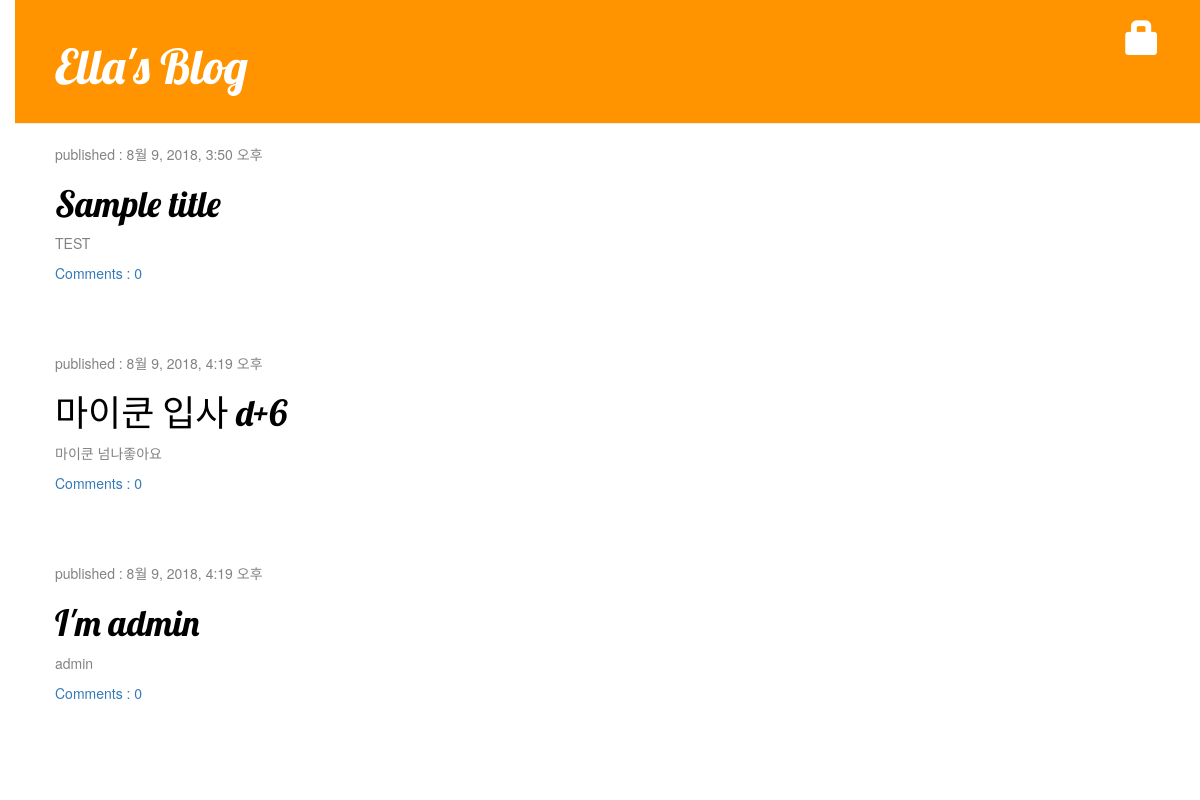
/, run on an earlier commit of the app's database.
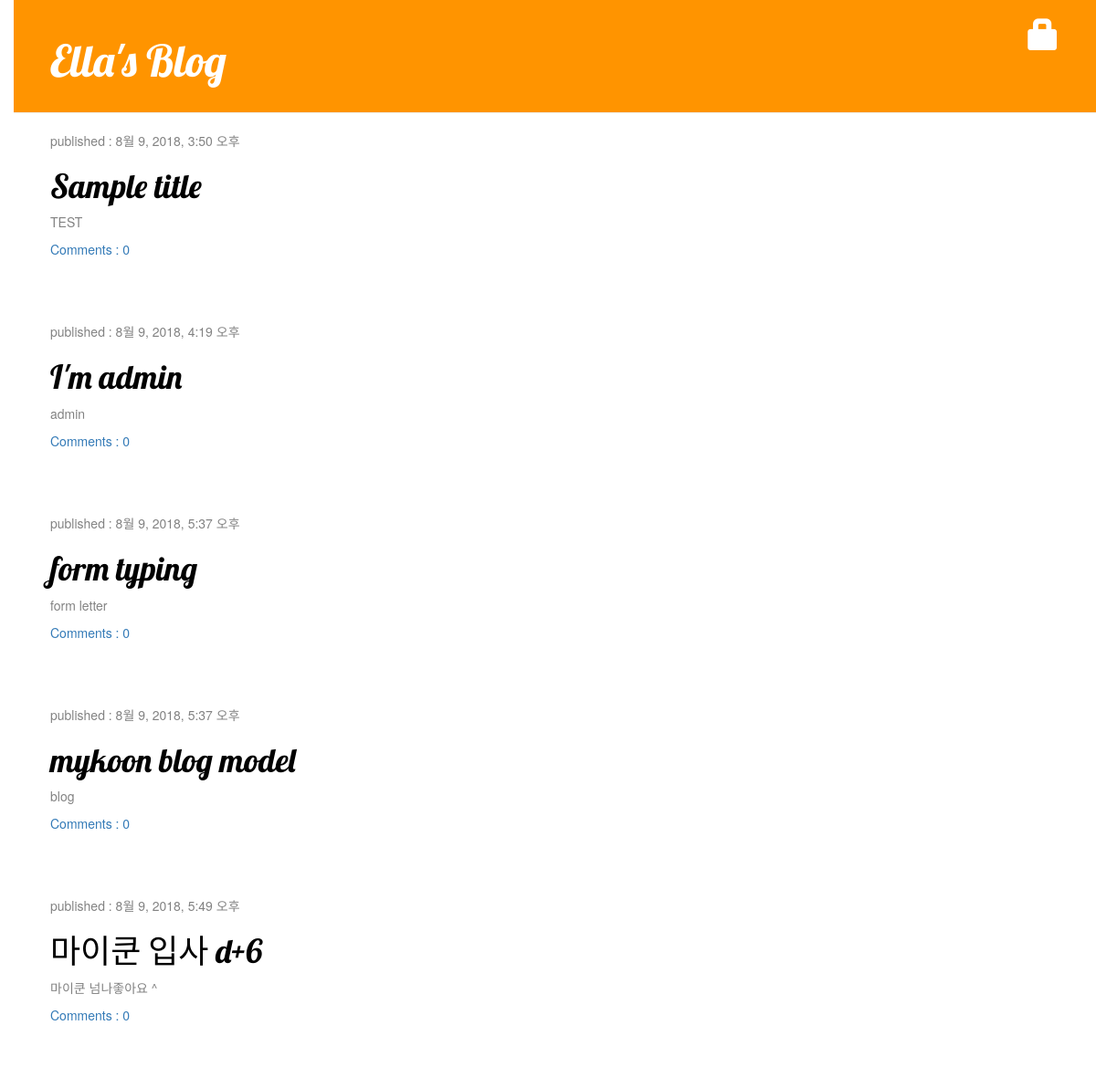
And on a later commit of the database.
### blog/models.py (models this page shows, shortened)
class Post(models.Model):
    author = models.ForeignKey('auth.User', on_delete= models.CASCADE)
    title = models.CharField(max_length =200)
    text = models.TextField()
    created_date = models.DateTimeField(default = timezone.now)
    published_date = models.DateTimeField(blank = True, null = True)
    def approved_comments(self):
        return self.comments.filter(approved_comment=True)

### blog/views.py (the view)
# urls.py: url(r'^$', views.post_list, name = 'post_list'),
def post_list(request):
    posts = Post.objects.filter(published_date__lte=timezone.now()).order_by('published_date')
    return render(request,'blog/post_list.html',{'posts': posts})

### blog/templates/blog/post_list.html
{% extends 'blog/base.html' %}
{% block content %}
    {% for post in posts %}
        <div class="post">
        <div class="date">
            <p>published : {{ post.published_date }}</p>
            <h1><a href="{% url 'post_detail' pk=post.pk %}">{{ post.title }}</a></h1>
            <p>{{ post.text|linebreaksbr }}</p>
            <a href="{%  url 'post_detail' pk=post.pk %}">Comments : {{ post.approved_comments.count }}</a>
        </div>
        </div>
    {% endfor %}
{% endblock %}

### blog/templates/blog/base.html (shortened to what this page needs)
{% load static %}
<html>
<head>
    <link rel="stylesheet" href="//maxcdn.bootstrapcdn.com/bootstrap/3.2.0/css/bootstrap.min.css">
    <link rel="stylesheet" href="//maxcdn.bootstrapcdn.com/bootstrap/3.2.0/css/bootstrap-theme.min.css">
    <link rel="stylesheet" href="{% static 'css/blog.css' %}">
</head>
<body>
<div class="page-header">
    {% if user.is_authenticated %}
        <a href=" {% url 'post_new' %}" class="top-menu"><span class="glyphicon glyphicon-plus"></span></a>
        <a href="{% url 'post_draft_list' %}" class="top-menu"><span class="glyphicon glyphicon-edit"></span></a>
        <p class="top-menu">Hello {{ user.username }}<small>(<a href ="{% url 'logout' %}">Log out </a>)</small></p>
    {% else %}
        <a href="{% url 'login' %}" class="top-menu"><span class="glyphicon glyphicon-lock"></span></a>
    {% endif %}
    <h1><a href="/">Ella's Blog</a></h1>
</div>
<div class="content container">
    <div class="row">
        <div class="col-md-16">
            {% block content %}
            {% endblock %}
        </div>
    </div>
</div>
</body>
</html>

### blog/static/css/blog.css (style rules this page uses)
h1 a { color : #FCA205; font-family: 'Lobster'; }
body { padding-left : 15px; }
.page-header { background-color: #ff9400; margin-top: 0; padding: 20px 20px 20px 40px; }
.page-header h1, .page-header h1 a, .page-header h1 a:visited, .page-header h1 a:active { color: #ffffff; font-size: 36pt; text-decoration: none; }
.content { margin-left: 40px; }
h1, h2, h3, h4 { font-family: 'Lobster', cursive; }
.date { color: #828282; }
.top-menu, .top-menu:hover, .top-menu:visited { color: #ffffff; float: right; font-size: 26pt; margin-right: 20px; }
.post { margin-bottom: 70px; }
.post h1 a, .post h1 a:visited { color: #000000; }

What changed in the data, as far as the page shows it:
shown differently, row unchanged: Post "I'm admin": moves up the list
added Post: published_date "8월 9, 2018, 5:37 오후", title "form typing", text "form letter", approved_comments.count "0"
added Post: published_date "8월 9, 2018, 5:37 오후", title "mykoon blog model", text "blog", approved_comments.count "0"
changed Post "마이쿤 입사 d+6": published_date "8월 9, 2018, 4:19 오후" → "8월 9, 2018, 5:49 오후"; text "마이쿤 넘나좋아요" → "마이쿤 넘나좋아요 ^"
